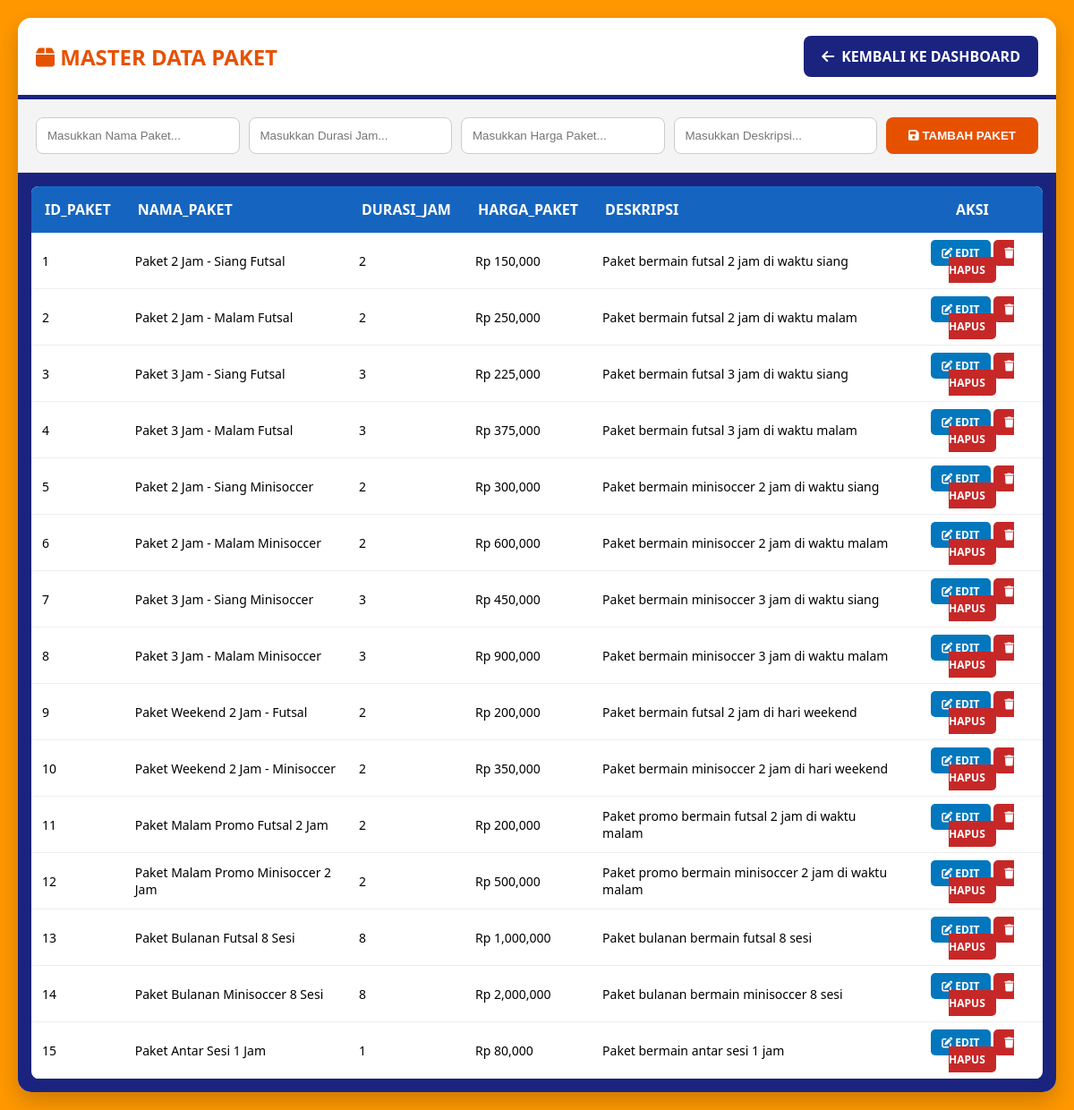
/master/paket.php, run on the app's committed database.
### tables this page shows
CREATE TABLE `paket` (
  `id_paket` int(11) NOT NULL,
  `nama_paket` varchar(100) NOT NULL,
  `durasi_jam` int(11) NOT NULL,
  `harga_paket` decimal(12,2) NOT NULL,
  `deskripsi` text DEFAULT NULL
);

### master/paket.php (the view, shortened to what this page needs)
<?php
$koneksi = mysqli_connect("localhost", "root", "", "db_futsal");
$cek = mysqli_query($koneksi, "SELECT * FROM paket LIMIT 1");
$info = mysqli_fetch_field($cek);
$pk = $info->name;
$data_e = null;
?>
<!DOCTYPE html>
<html>
<head>
    <link rel="stylesheet" href="https://cdnjs.cloudflare.com/ajax/libs/font-awesome/6.0.0/css/all.min.css">
</head>
<body>
<div class="card">
    <div class="header">
        <h2 style="margin:0; color:#e65100;"><i class="fas fa-box"></i> MASTER DATA PAKET</h2>
        <a href="../index.php" class="btn-back"><i class="fas fa-arrow-left"></i> KEMBALI KE DASHBOARD</a>
    </div>
    <div class="form-area">
        <form method="POST">
            <div class="input-grid">
                <?php
                $fields = mysqli_fetch_fields($cek);
                foreach($fields as $f){
                    if($f->name != $pk){
                        $val = $data_e ? $data_e[$f->name] : "";
                        $type = (strpos($f->name, 'harga') !== false) ? "number" : "text";
                        echo "<input type='$type' name='$f->name' placeholder='Masukkan ".ucwords(str_replace('_',' ',$f->name))."...' value='$val' required>";
                    }
                }
                ?>
                <button type="submit" name="simpan" class="btn-simpan">
                    <i class="fas fa-save"></i> <?php echo $data_e ? "UPDATE PAKET" : "TAMBAH PAKET"; ?>
                </button>
            </div>
        </form>
    </div>
    <div class="table-area">
        <table>
            <thead>
                <tr>
                    <?php foreach($fields as $f) { echo "<th>".strtoupper($f->name)."</th>"; } ?>
                    <th style="text-align:center;">AKSI</th>
                </tr>
            </thead>
            <tbody>
                <?php
                $res = mysqli_query($koneksi, "SELECT * FROM paket");
                while($row = mysqli_fetch_assoc($res)){
                    echo "<tr>";
                    foreach($fields as $f) {
                        $isi = $row[$f->name];
                        if(strpos($f->name, 'harga') !== false) $isi = "Rp " . number_format($isi);
                        echo "<td>".$isi."</td>";
                    }
                    ?>
                    <td align="center">
                        <a href="?edit=<?php echo $row[$pk]; ?>" class="btn-aksi" style="background:#0277bd;"><i class="fas fa-edit"></i> EDIT</a>
                        <a href="?hapus=<?php echo $row[$pk]; ?>" class="btn-aksi" style="background:#c62828;" onclick="return confirm('Hapus paket ini?')"><i class="fas fa-trash"></i> HAPUS</a>
                    </td>
                    <?php echo "</tr>";
                } ?>
            </tbody>
        </table>
    </div>
</div>
</body>
</html>

### master/paket.php (style rules this page uses)
body { font-family: 'Segoe UI', sans-serif; background: #ff9800; margin: 0; padding: 20px; }
.card { background: white; border-radius: 15px; overflow: hidden; max-width: 1200px; margin: auto; box-shadow: 0 10px 25px rgba(0,0,0,0.2); }
.header { padding: 20px; background: #fff; border-bottom: 5px solid #1a237e; display: flex; justify-content: space-between; align-items: center; }
.btn-back { background: #1a237e; color: white; padding: 12px 20px; border-radius: 8px; text-decoration: none; font-weight: bold; display: flex; align-items: center; gap: 8px; }
.form-area { padding: 20px; background: #f4f4f4; border-bottom: 1px solid #ddd; }
.input-grid { display: flex; flex-wrap: wrap; gap: 10px; }
input { padding: 12px; border: 1px solid #ccc; border-radius: 8px; flex: 1; min-width: 200px; }
.btn-simpan { background: #e65100; color: white; border: none; padding: 12px 25px; border-radius: 8px; font-weight: bold; cursor: pointer; }
.table-area { background: #1a237e; padding: 15px; }
table { width: 100%; border-collapse: collapse; background: white; border-radius: 8px; overflow: hidden; }
th { background: #1565c0; color: white; padding: 15px; text-align: left; }
td { padding: 12px; border-bottom: 1px solid #eee; font-size: 14px; }
.btn-aksi { padding: 6px 12px; border-radius: 5px; text-decoration: none; color: white; font-size: 12px; font-weight: bold; }

### data on the page
paket: id_paket "1", nama_paket "Paket 2 Jam - Siang Futsal", durasi_jam "2", harga_paket "Rp 150,000", deskripsi "Paket bermain futsal 2 jam di waktu siang"
paket: id_paket "2", nama_paket "Paket 2 Jam - Malam Futsal", durasi_jam "2", harga_paket "Rp 250,000", deskripsi "Paket bermain futsal 2 jam di waktu malam"
paket: id_paket "3", nama_paket "Paket 3 Jam - Siang Futsal", durasi_jam "3", harga_paket "Rp 225,000", deskripsi "Paket bermain futsal 3 jam di waktu siang"
paket: id_paket "4", nama_paket "Paket 3 Jam - Malam Futsal", durasi_jam "3", harga_paket "Rp 375,000", deskripsi "Paket bermain futsal 3 jam di waktu malam"
paket: id_paket "5", nama_paket "Paket 2 Jam - Siang Minisoccer", durasi_jam "2", harga_paket "Rp 300,000", deskripsi "Paket bermain minisoccer 2 jam di waktu siang"
paket: id_paket "6", nama_paket "Paket 2 Jam - Malam Minisoccer", durasi_jam "2", harga_paket "Rp 600,000", deskripsi "Paket bermain minisoccer 2 jam di waktu malam"
paket: id_paket "7", nama_paket "Paket 3 Jam - Siang Minisoccer", durasi_jam "3", harga_paket "Rp 450,000", deskripsi "Paket bermain minisoccer 3 jam di waktu siang"
paket: id_paket "8", nama_paket "Paket 3 Jam - Malam Minisoccer", durasi_jam "3", harga_paket "Rp 900,000", deskripsi "Paket bermain minisoccer 3 jam di waktu malam"
paket: id_paket "9", nama_paket "Paket Weekend 2 Jam - Futsal", durasi_jam "2", harga_paket "Rp 200,000", deskripsi "Paket bermain futsal 2 jam di hari weekend"
paket: id_paket "10", nama_paket "Paket Weekend 2 Jam - Minisoccer", durasi_jam "2", harga_paket "Rp 350,000", deskripsi "Paket bermain minisoccer 2 jam di hari weekend"
paket: id_paket "11", nama_paket "Paket Malam Promo Futsal 2 Jam", durasi_jam "2", harga_paket "Rp 200,000", deskripsi "Paket promo bermain futsal 2 jam di waktu malam"
paket: id_paket "12", nama_paket "Paket Malam Promo Minisoccer 2 Jam", durasi_jam "2", harga_paket "Rp 500,000", deskripsi "Paket promo bermain minisoccer 2 jam di waktu malam"
paket: id_paket "13", nama_paket "Paket Bulanan Futsal 8 Sesi", durasi_jam "8", harga_paket "Rp 1,000,000", deskripsi "Paket bulanan bermain futsal 8 sesi"
paket: id_paket "14", nama_paket "Paket Bulanan Minisoccer 8 Sesi", durasi_jam "8", harga_paket "Rp 2,000,000", deskripsi "Paket bulanan bermain minisoccer 8 sesi"
paket: id_paket "15", nama_paket "Paket Antar Sesi 1 Jam", durasi_jam "1", harga_paket "Rp 80,000", deskripsi "Paket bermain antar sesi 1 jam"

### other printed values
$f->name "ID_PAKET"
$f->name "NAMA_PAKET"
$f->name "DURASI_JAM"
$f->name "HARGA_PAKET"
$f->name "DESKRIPSI"
